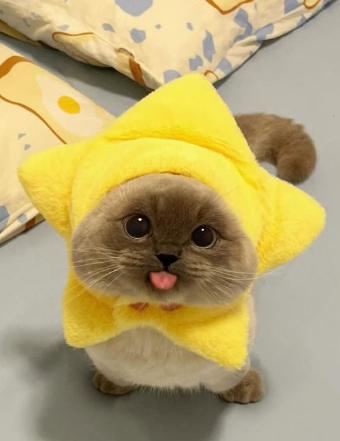
#> input picture Laprak 4/kucing.jpg, 340 x 441 px, given in place of kucing.png, which was not available
$ jupyter execute soal1.ipynb   (text cells are left out)
#> lines starting #> are read from the running program, lines starting #| are printed output that depends on the picture; pictures that were not available may be replaced by others from this repository, and a replacement may not be noted
[cell 1]
import numpy as np
import cv2
import matplotlib.pyplot as plt #202331175_Rizalwirap

[cell 2]
img = cv2.imread('kucing.png') #202331175_Rizalwirap
#> img is the input picture: shape (441, 340, 3); mean B, G, R 110.2, 163.5, 180.1

[cell 3]
img.shape #202331175_Rizalwirap
#> Out = (441, 340, 3)

[cell 4]
img = cv2.cvtColor(img, cv2.COLOR_BGR2GRAY) #202331175_Rizalwirap
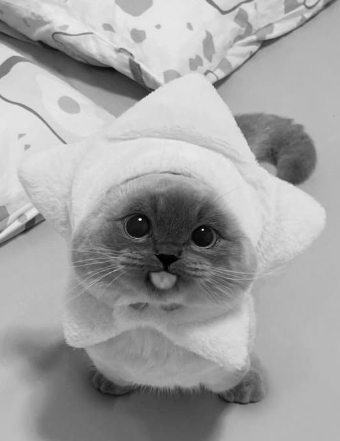
#> img: shape (441, 340); min 0, max 245, mean 162.3

[cell 5]
#202331175_Rizalwirap
copyCitra = img.copy().astype('float')

m1, n1 = copyCitra.shape
#> m1 = 441; n1 = 340
output1 = np.zeros((m1, n1))

print("Shape CopyCitra : ", copyCitra.shape)
#| Shape CopyCitra :  (441, 340)
print("Shape output1 : ", output1.shape)
#| Shape output1 :  (441, 340)
print()
print("m1 : ", m1)
#| m1 :  441
print("n1 : ", n1)
#| n1 :  340

[cell 6]
#202331175_Rizalwirap
for baris in range(1, m1-1):
    for kolom in range(1, n1-1):
        a = baris
        b = kolom

        jumlah = copyCitra[a-1,b-1] + copyCitra[a-1,b] + copyCitra[a-1,b+1] + \
                 copyCitra[a,b-1]   + copyCitra[a,b]   + copyCitra[a,b+1]   + \
                 copyCitra[a+1,b-1] + copyCitra[a+1,b] + copyCitra[a+1,b+1]

        output1[a,b] = (1/9) * jumlah

[cell 7]
#202331175_Rizalwirap
fig, axs = plt.subplots(1,2, figsize=(10,10))
ax = axs.ravel()

ax[0].imshow(img, cmap='gray')
ax[0].set_title('Input Citra')

ax[1].imshow(output1, cmap='gray')
ax[1].set_title('Output Citra')
plt.show()
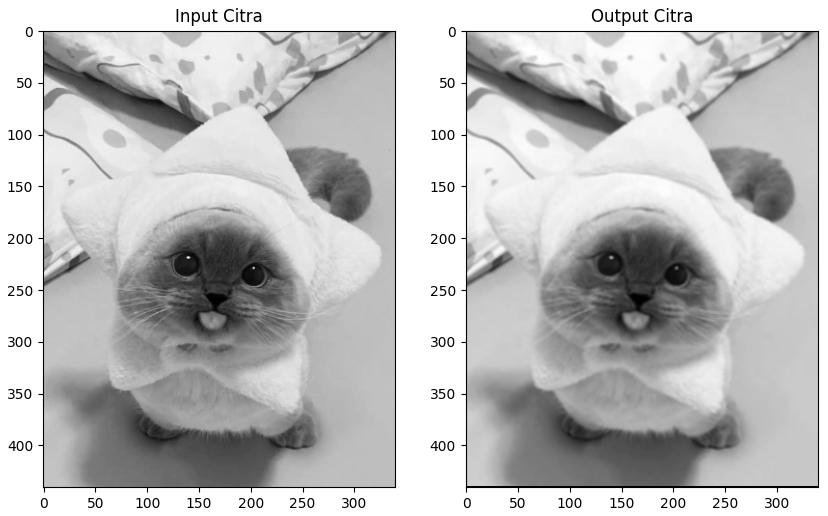
#> figure drawn by matplotlib, 2 panels

[cell 8]
# Filter Median

[cell 9]
#202331175_Rizalwirap
img_median = img.copy()
img_median = cv2.cvtColor(img_median, cv2.COLOR_BGR2RGB)
img_median_after = cv2.medianBlur(img_median, 5)

fig, axs = plt.subplots(1,2, figsize=(10,10))
ax = axs.ravel()

ax[0].imshow(img, cmap='gray')
ax[0].set_title('Gambar Asli')

ax[1].imshow(img_median_after, cmap='gray')
ax[1].set_title('Output Filter Median')
plt.show()
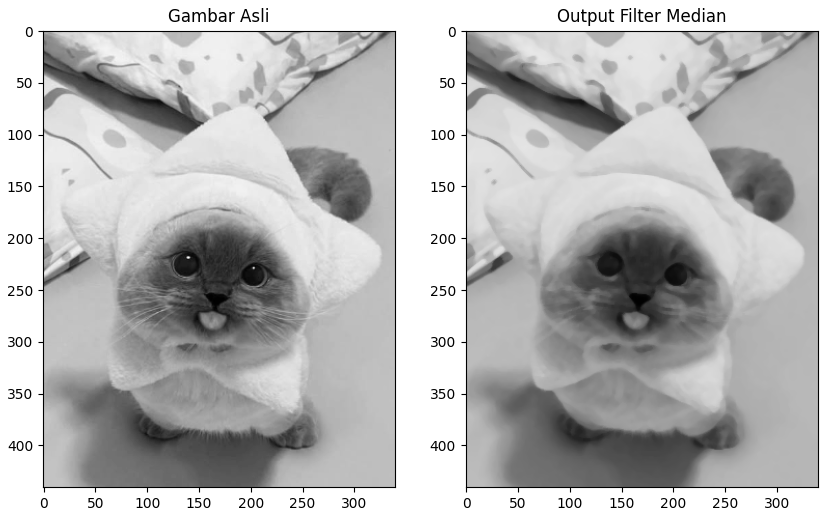
#> figure drawn by matplotlib, 2 panels

[cell 10]
# Filter Batas

[cell 11]
#202331175_Rizalwirap
citra1 = img.copy().astype(float)

for baris in range (0, m1-n1):
    for kolom in range (0, n1-1):
        a = kolom
        b = baris

    arr = np.array ([citra1[a-1,b-1], citra1[a-1,b], citra1[a-1,b+1],
                    citra1[a,b-1], citra1[a,b], citra1[a,b+1],
                    citra1[a+1,b-1], citra1[a+1,b], citra1[a+1,b+1]])

    minPiksel = np.amin(arr)
    maxPiksel = np.amax(arr)

    if citra1[baris, kolom] < minPiksel:
        output1[baris, kolom] = minPiksel
    else:
        if citra1[baris, kolom] > maxPiksel:
            output1[baris, kolom] = maxPiksel
        else:
            output1[baris, kolom] = citra1[baris, kolom]
#> this loop made 101 passes
#> (arr, minPiksel, maxPiksel) on passes 1 to 12: ([185, 171, 170, 186, 170, 168, 186, 170, 169], 168, 186), ([171, 170, 169, 170, 168, 167, 170, 169, 168], 167, 171), ([170, 169, 166, 168, 167, 166, 169, 168, 164], 164, 170), ([169, 166, 164, 167, 166, 162, 168, 164, 160], 160, 169), ([166, 164, 161, 166, 162, 158, 164, 160, 157], 157, 166), ([164, 161, 159, 162, 158, 157, 160, 157, 157], 157, 164), ([161, 159, 158, 158, 157, 157, 157, 157, 157], 157, 161), ([159, 158, 158, 157, 157, 156, 157, 157, 156], 156, 159), ([158, 158, 159, 157, 156, 156, 157, 156, 156], 156, 159), ([158, 159, 158, 156, 156, 157, 156, 156, 155], 155, 159), ([159, 158, 157, 156, 157, 157, 156, 155, 156], 155, 159), ([158, 157, 157, 157, 157, 157, 155, 156, 156], 155, 158)
#> (minPiksel, maxPiksel) on passes 61 to 66: (136, 146), (131, 146), (127, 146), (127, 163), (127, 178), (131, 182)
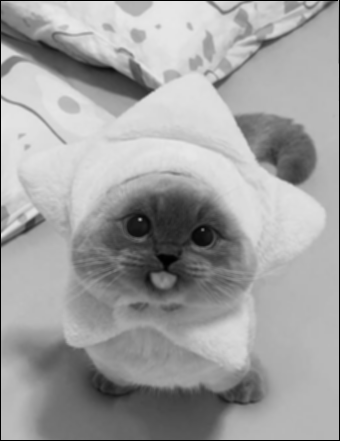
#> output1: shape (441, 340) float64; min 0, max 233, mean 160.5

fig, axs = plt.subplots(1,2, figsize=(10,10))
ax = axs.ravel()

ax[0].imshow(citra1, cmap='gray')
ax[0].set_title("Citra 1")

ax[1].imshow(output1, cmap='gray')
ax[1].set_title("Output Hasil Batas")

$ run again, with Laprak 4/plat.jpg copied over Laprak 4/kucing.jpg
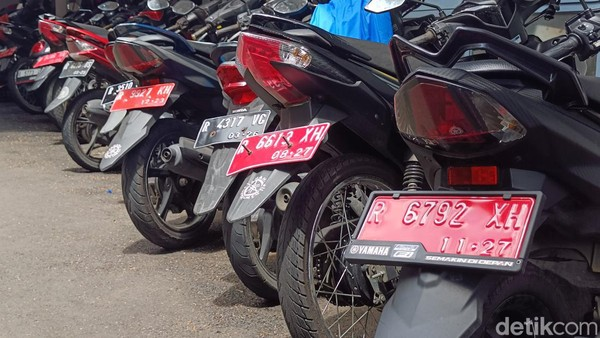
#> input picture Laprak 4/plat.jpg, 600 x 338 px, given in place of kucing.png, which was not available
#> img is the input picture: shape (338, 600, 3); mean B, G, R 89.4, 83.7, 96.9
#> img: shape (338, 600)
#| Shape CopyCitra :  (338, 600)
#| Shape output1 :  (338, 600)
#| m1 :  338
#| n1 :  600
#> after the loop `for baris in range(1, m1-1):`:
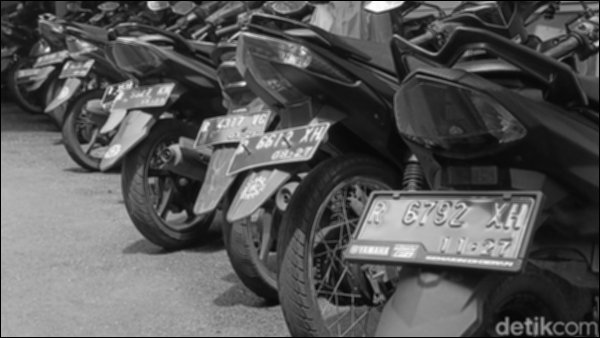
#> output1: shape (338, 600) float64; min 0, max 252.9, mean 87.4
#> `img_median_after = cv2.medianBlur(img_median, 5)`:
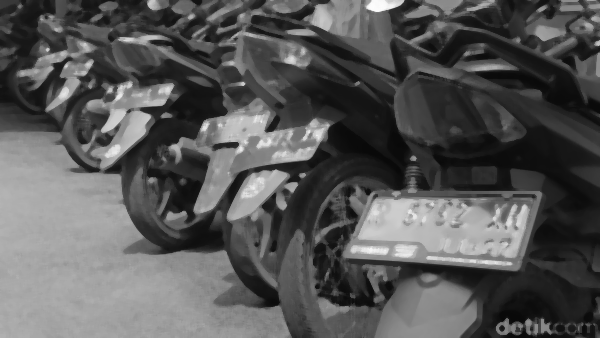
#> img_median_after: shape (338, 600, 3); min 8, max 253, mean 87.1
